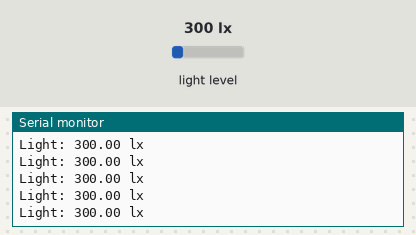
The sketch below on a simulated Arduino Uno, built with avr-gcc and run on an emulated ATmega328P. Shown: the last lines printed to the serial monitor. The inputs (shaded band) are chosen by the test bench; at power-on: light level 300 lx.

Above: at 1.2 s.
1.3 s: light level set to 1000 lx
At 1.8 s:
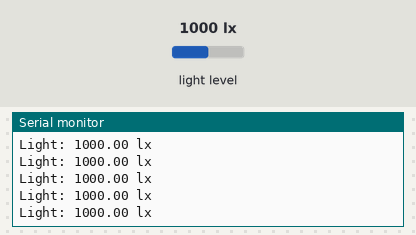
4.3 s: light level set to 40 lx
At 4.8 s:
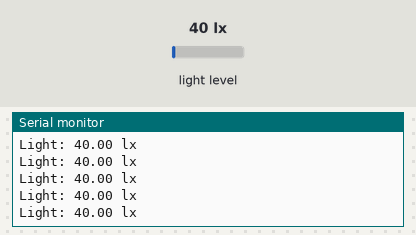
7.3 s: light level set to 1500 lx
At 8.0 s:
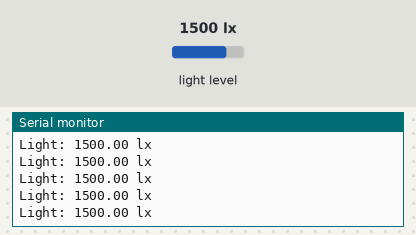
10.3 s: light level set to 500 lx
At 10.8 s:
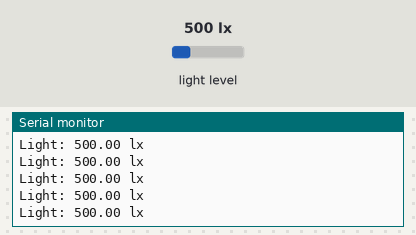
16.3 s: light level set to 1960 lx
At 16.8 s:
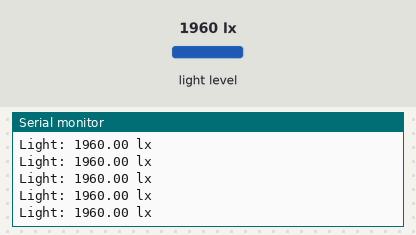
Timing chart, 0 to 19.3 s (numbered marks = the images above; inputs shaded):
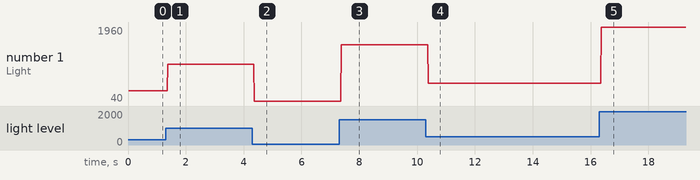

Measured:
- after the input at 1.3 s, the serial monitor: prints a new line after 0.07 s (image 1)
- after the input at 4.3 s, the serial monitor: prints a new line after 0.07 s (image 2)
- after the input at 7.3 s, the serial monitor: prints a new line after 0.08 s (image 3)
- after the input at 10.3 s, the serial monitor: prints a new line after 0.08 s (image 4)
- after the input at 16.3 s, the serial monitor: prints a new line after 0.07 s (image 5)
- plotted number 1: 300 → 1000 after the input at 1.3 s, 1000 → 40 after the input at 4.3 s, 40 → 1500 after the input at 7.3 s, 1500 → 500 after the input at 10.3 s, 500 → 1960 after the input at 16.3 s

The sketch:

GY302-Ambient_Light_Sensor.ino
```cpp
/*
 * Project GY302-Ambient-Light-Sensor
 * Description:
 * Author: Jessica Rodriquez
 * Date: 3/18/2022
 */
#include <BH1750.h>
#include <Wire.h>

BH1750 lightMeter;

void setup() {

  Serial.begin(9600);

  // Initialize the I2C bus (BH1750 library doesn't do this automatically)
  Wire.begin();
  // On esp8266 you can select SCL and SDA pins using Wire.begin(D4, D3);

  lightMeter.begin(BH1750::ONE_TIME_HIGH_RES_MODE);

  Serial.println(F("BH1750 One-Time Test"));
}

void loop() {

  while (!lightMeter.measurementReady(true)) {
    yield();
  }
  float lux = lightMeter.readLightLevel();
  Serial.print("Light: ");
  Serial.print(lux);
  Serial.println(" lx");
  lightMeter.configure(BH1750::ONE_TIME_HIGH_RES_MODE);
}
```
